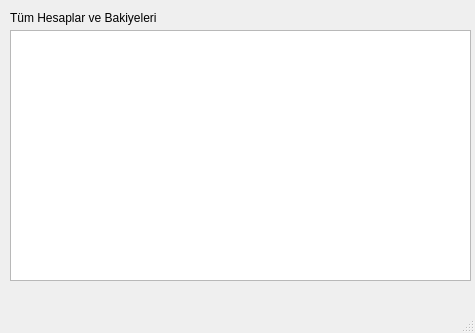
<?xml version="1.0" encoding="UTF-8"?>
<ui version="4.0">
 <class>listAccountWindow</class>
 <widget class="QMainWindow" name="listAccountWindow">
  <property name="geometry">
   <rect>
    <x>0</x>
    <y>0</y>
    <width>475</width>
    <height>333</height>
   </rect>
  </property>
  <property name="acceptDrops">
   <bool>false</bool>
  </property>
  <property name="windowTitle">
   <string>Hesapları Listele</string>
  </property>
  <widget class="QWidget" name="centralwidget">
   <widget class="QLabel" name="label">
    <property name="geometry">
     <rect>
      <x>10</x>
      <y>10</y>
      <width>161</width>
      <height>16</height>
     </rect>
    </property>
    <property name="text">
     <string>Tüm Hesaplar ve Bakiyeleri</string>
    </property>
   </widget>
   <widget class="QTableView" name="tableView">
    <property name="geometry">
     <rect>
      <x>10</x>
      <y>30</y>
      <width>461</width>
      <height>251</height>
     </rect>
    </property>
   </widget>
  </widget>
  <widget class="QMenuBar" name="menubar">
   <property name="geometry">
    <rect>
     <x>0</x>
     <y>0</y>
     <width>475</width>
     <height>22</height>
    </rect>
   </property>
  </widget>
  <widget class="QStatusBar" name="statusbar"/>
 </widget>
 <resources/>
 <connections/>
</ui>
